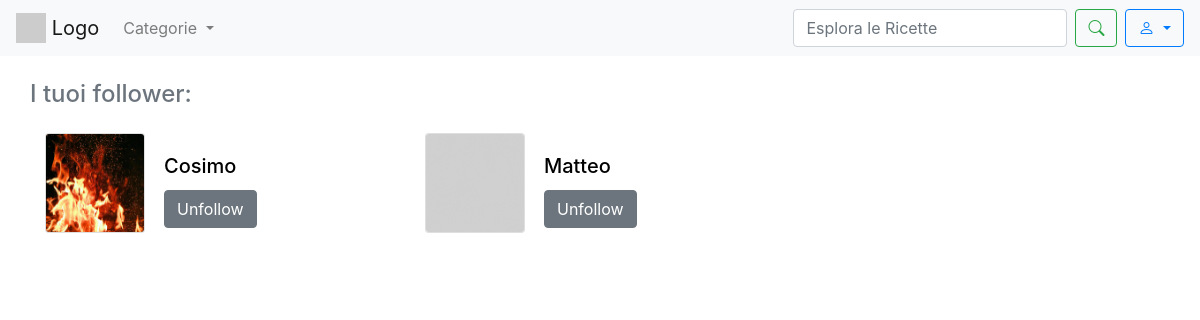
The app's page /followers/ (signed in) with its own data.
### sito/models.py (models this page shows, shortened)
class Follow(models.Model):
    utente = models.ForeignKey('CustomUser', related_name='following', on_delete=models.CASCADE)
    followee = models.ForeignKey('CustomUser', related_name='followers', on_delete=models.CASCADE)
    class Meta:
        unique_together = ('utente', 'followee')

class CustomUser(AbstractUser):
    profile_image = models.ImageField(upload_to='profile_images/', blank=True, null=True)

### sito/views.py (the view)
# urls.py: path('followers/',followers, name='followers'),
def followers(request):
    follower = Follow.objects.filter(followee=request.user)
    followed_user_ids = Follow.objects.filter(utente=request.user).values_list('followee_id', flat=True)
    context = {
        'follower': follower,
        'followed_user_ids': followed_user_ids,
    }
    return render(request, 'follower.html', context)

### template/follower.html (shortened to what this page needs)
<!DOCTYPE html>
{% load static %}
<html lang="en">
<head>
    <link rel="stylesheet" href="https://maxcdn.bootstrapcdn.com/bootstrap/4.5.2/css/bootstrap.min.css">
    <link rel="stylesheet" href="https://cdn.jsdelivr.net/npm/bootstrap-icons/font/bootstrap-icons.css">
</head>
<body>
    <nav class="navbar navbar-expand-lg navbar-light bg-light">
        <a class="navbar-brand" href="{% url 'homepage' %}">
            <img src="https://via.placeholder.com/30" alt="Logo" class="d-inline-block align-top">
            Logo
        </a>
            <ul class="navbar-nav mr-auto">
                <li class="nav-item dropdown">
                  <div class="nav-link dropdown-toggle" role="button" data-toggle="dropdown" aria-expanded="false" id="CategoryDropdown">
                    Categorie
                  </div>
                </li>
            </ul>
            <form class="form-inline my-2 my-lg-0" method="GET" action="{% url 'search' %}">
                <input class="form-control mr-sm-2" type="search" name ="q" placeholder="Esplora le Ricette" aria-label="Search">
                <button class="btn btn-outline-success my-2 my-sm-0" type="submit"><i class="bi bi-search"></i></button>
            </form>
            <div class="dropdown ml-2">
                <button class="btn btn-outline-primary dropdown-toggle" type="button" id="userDropdown" data-toggle="dropdown" aria-haspopup="true" aria-expanded="false">
                    <i class="bi bi-person"></i>
                </button>
            </div>
    </nav>
    <div class="container mt-4">
            <div class="row">
                    <h4 class="text-center mb-4 text-secondary">I tuoi follower:</h4>
            </div>
            <div class="row">
                {%  if follower %}
                    {% for follow in follower%}
                            <div class="col-md-4 mb-4">
                                <div class="card flex-row mb-3" style="width: 100px; height: 100px; object-fit: cover;">
                                      {% if follow.utente.profile_image %}
                                        <img src=" {{ follow.utente.profile_image.url }} " class="card-img img-fluid rounded-start" alt="foto profilo" >
                                      {% else %}
                                        <img src="{% static 'images/defaultprofile.jpg' %}" class="card-img img-fluid rounded-start" alt="foto profilo">
                                      {% endif %}
                                    <div class="card-body">
                                        <h5 class="card-title"><a href="{% url 'user_profile' follow.utente.id %}" style="text-decoration: none; color: black">{{ follow.utente.username }} </a></h5>
                                            {% if follow.utente.id in followed_user_ids %}
                                                <button class="follow-unfollow-button btn btn-secondary" data-user-id="{{ follow.utente.id }}" data-action="unfollow">Unfollow</button>
                                            {% else %}
                                                <button class="follow-unfollow-button btn btn-primary" data-user-id="{{ follow.utente.id }}" data-action="follow">Follow</button>
                                            {% endif %}
                                    </div>
                                </div>
                            </div>
                    {% endfor %}
                {% else %}
                    <p class="text-danger">No results found. </p>
                {% endif %}
            </div>
    </div>
</body>
</html>

### records on screen
Follow: utente.profile_image (picture), utente.username "Cosimo"
Follow: utente.username "Matteo"
